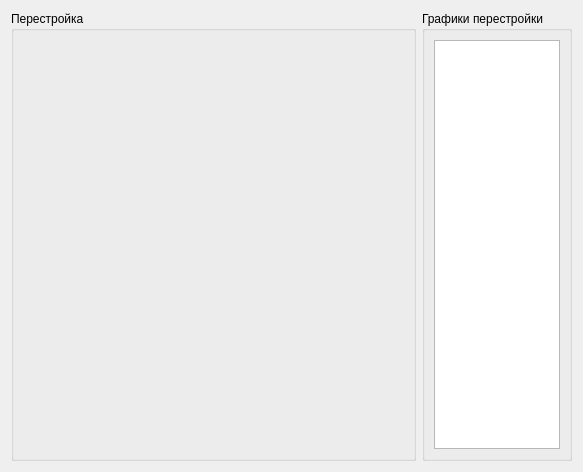
<?xml version="1.0" encoding="UTF-8"?>
<ui version="4.0">
 <class>TransferCoefficient</class>
 <widget class="QWidget" name="TransferCoefficient">
  <property name="geometry">
   <rect>
    <x>0</x>
    <y>0</y>
    <width>583</width>
    <height>472</height>
   </rect>
  </property>
  <property name="sizePolicy">
   <sizepolicy hsizetype="Preferred" vsizetype="Preferred">
    <horstretch>0</horstretch>
    <verstretch>0</verstretch>
   </sizepolicy>
  </property>
  <property name="windowTitle">
   <string>Form</string>
  </property>
  <layout class="QHBoxLayout" name="horizontalLayout">
   <item>
    <widget class="QGroupBox" name="groupBox_4">
     <property name="title">
      <string>Перестройка</string>
     </property>
     <layout class="QVBoxLayout" name="verticalLayout">
      <item>
       <widget class="QCustomPlot" name="Graph" native="true">
        <property name="sizePolicy">
         <sizepolicy hsizetype="Preferred" vsizetype="Preferred">
          <horstretch>0</horstretch>
          <verstretch>0</verstretch>
         </sizepolicy>
        </property>
        <property name="acceptDrops">
         <bool>false</bool>
        </property>
        <property name="layoutDirection">
         <enum>Qt::LeftToRight</enum>
        </property>
        <property name="autoFillBackground">
         <bool>false</bool>
        </property>
       </widget>
      </item>
     </layout>
    </widget>
   </item>
   <item>
    <widget class="QGroupBox" name="groupBox_5">
     <property name="sizePolicy">
      <sizepolicy hsizetype="MinimumExpanding" vsizetype="Preferred">
       <horstretch>0</horstretch>
       <verstretch>0</verstretch>
      </sizepolicy>
     </property>
     <property name="maximumSize">
      <size>
       <width>150</width>
       <height>16777215</height>
      </size>
     </property>
     <property name="title">
      <string>Графики перестройки</string>
     </property>
     <layout class="QHBoxLayout" name="horizontalLayout_2">
      <item>
       <widget class="QTableWidget" name="tableWidgetPerestrouka">
        <property name="sizePolicy">
         <sizepolicy hsizetype="Preferred" vsizetype="Preferred">
          <horstretch>0</horstretch>
          <verstretch>0</verstretch>
         </sizepolicy>
        </property>
        <attribute name="horizontalHeaderDefaultSectionSize">
         <number>50</number>
        </attribute>
       </widget>
      </item>
     </layout>
    </widget>
   </item>
  </layout>
 </widget>
 <customwidgets>
  <customwidget>
   <class>QCustomPlot</class>
   <extends>QWidget</extends>
   <header location="global">qcustomplot.h</header>
   <container>1</container>
  </customwidget>
 </customwidgets>
 <resources/>
 <connections/>
</ui>
